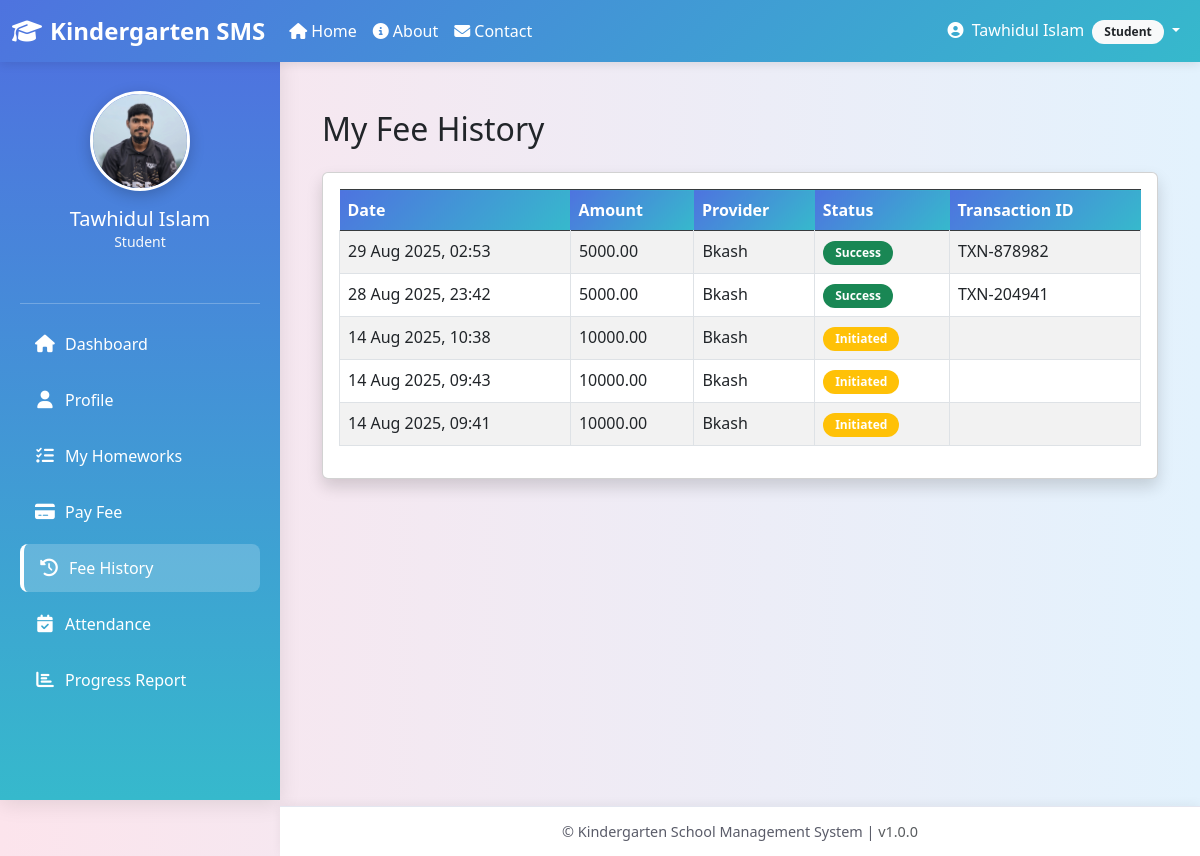
/student_fee-history/ (signed in), run on the app's committed database.
### core/models.py (models this page shows, shortened)
class User(AbstractUser):
    ROLE_CHOICES = (
        ("admin", "Admin"),
        ("teacher", "Teacher"),
        ("student", "Student"),
    )
    role = models.CharField(max_length=10, choices=ROLE_CHOICES)
    def is_student(self):
        return self.role == 'student'

class StudentProfile(models.Model):
    STATUS_CHOICES = (
        ('pending', 'Pending Approval'),
        ('active', 'Active'),
        ('rejected', 'Rejected'),
    )
    user = models.OneToOneField(User, on_delete=models.CASCADE, related_name='student_profile')
    full_name = models.CharField(max_length=128, blank=True)
    class_room = models.ForeignKey(ClassRoom, on_delete=models.SET_NULL, null=True, blank=True)
    date_of_birth = models.DateField(null=True, blank=True)
    address = models.TextField(blank=True)
    phone = models.CharField(max_length=24, blank=True)
    photo = models.ImageField(upload_to='student_photos/', blank=True, null=True)
    guardian_name = models.CharField(max_length=128, blank=True)
    guardian_relation = models.CharField(max_length=64, blank=True)
    guardian_email = models.EmailField(blank=True)
    guardian_phone = models.CharField(max_length=24, blank=True)
    admission_date = models.DateField(default=timezone.now)
    admission_fee_paid = models.BooleanField(default=False)
    status = models.CharField(max_length=16, choices=STATUS_CHOICES, default='pending')
    class Meta:
        verbose_name = "Student Profile"
        verbose_name_plural = "Student Profiles"

class PaymentTransaction(models.Model):
    PROVIDER_CHOICES = (
        ('bkash', 'Bkash'),
        ('nagad', 'Nagad'),
    )
    student = models.ForeignKey(StudentProfile, on_delete=models.CASCADE, null=True, blank=True)
    amount = models.DecimalField(max_digits=10, decimal_places=2)
    provider = models.CharField(max_length=16, choices=PROVIDER_CHOICES)
    status = models.CharField(max_length=16, default='initiated')
    transaction_id = models.CharField(max_length=128, blank=True)
    created_at = models.DateTimeField(auto_now_add=True)

### core/views.py (the view)
# urls.py: path("student_fee-history/", views.student_fee_history, name="student_fee_history"),
@login_required
def student_fee_history(request):
    if not request.user.is_student():
        messages.error(request, "Only students can view fee history.")
        return redirect("dashboard")
    student = request.user.student_profile
    payments = PaymentTransaction.objects.filter(student=student).order_by("-created_at")
    return render(request, "student/fee_history.html", {"payments": payments, "student": student})

### core/templates/student/fee_history.html (shortened to what this page needs)
{% extends "base.html" %}
{% block content %}
<div class="container mt-4">
    <h2 class="mb-4">My Fee History</h2>
    <div class="card shadow">
        <div class="card-body">
            {% if payments %}
                <table class="table table-bordered table-striped">
                    <thead class="table-dark">
                        <tr>
                            <th>Date</th>
                            <th>Amount</th>
                            <th>Provider</th>
                            <th>Status</th>
                            <th>Transaction ID</th>
                        </tr>
                    </thead>
                    <tbody>
                        {% for p in payments %}
                        <tr>
                            <td>{{ p.created_at|date:"d M Y, H:i" }}</td>
                            <td>{{ p.amount }}</td>
                            <td>{{ p.provider|title }}</td>
                            <td>
                                {% if p.status == "success" %}
                                    <span class="badge bg-success">Success</span>
                                {% elif p.status == "failed" %}
                                    <span class="badge bg-danger">Failed</span>
                                {% else %}
                                    <span class="badge bg-warning">{{ p.status|title }}</span>
                                {% endif %}
                            </td>
                            <td>{{ p.transaction_id }}</td>
                        </tr>
                        {% endfor %}
                    </tbody>
                </table>
            {% else %}
                <p class="text-muted">No payment history found.</p>
            {% endif %}
        </div>
    </div>
</div>
{% endblock %}

### core/templates/base.html (shortened to what this page needs)
<!DOCTYPE html>
<html lang="en">
<head>
  <link href="https://cdn.jsdelivr.net/npm/bootstrap@5.3.0/dist/css/bootstrap.min.css" rel="stylesheet"/>
  <link rel="stylesheet" href="https://cdnjs.cloudflare.com/ajax/libs/font-awesome/6.4.0/css/all.min.css"/>
</head>
<body>
  <nav class="navbar navbar-expand-lg">
    <div class="container-fluid">
      <a class="navbar-brand" href="{% url 'homepage' %}">
        <i class="fas fa-graduation-cap me-2"></i>Kindergarten SMS
      </a>
      <div class="collapse navbar-collapse" id="navbarContent">
        <ul class="navbar-nav me-auto">
          <li class="nav-item">
            <a class="nav-link" href="{% url 'homepage' %}">
              <i class="fas fa-home me-1"></i>Home
            </a>
          </li>
          <li class="nav-item">
            <a class="nav-link" href="{% url 'about' %}">
              <i class="fas fa-info-circle me-1"></i>About
            </a>
          </li>
          <li class="nav-item">
            <a class="nav-link" href="{% url 'contact' %}">
              <i class="fas fa-envelope me-1"></i>Contact
            </a>
          </li>
        </ul>
        <ul class="navbar-nav">
          {% if request.user.is_authenticated %}
          <li class="nav-item dropdown">
            <a class="nav-link dropdown-toggle" href="#" id="userDropdown" role="button" data-bs-toggle="dropdown">
              <i class="fas fa-user-circle me-1"></i>
              {{ request.user.get_full_name|default:request.user.username }}
              <span class="badge bg-light text-dark ms-1">{{ request.user.role|title }}</span>
            </a>
          </li>
          {% endif %}
        </ul>
      </div>
    </div>
  </nav>
  {% if request.user.is_authenticated %}
  <div class="sidebar" id="sidebar">
    <div class="profile-section">
      {% if request.user.role == "student" and request.user.student_profile.photo %}
        <img src="{{ request.user.student_profile.photo.url }}" alt="Profile Picture" class="profile_pic" />
      {% elif request.user.role == "teacher" and request.user.teacher_profile.photo %}
        <img src="{{ request.user.teacher_profile.photo.url }}" alt="Profile Picture" class="profile_pic" />
      {% elif request.user.role == "admin" and request.user.admin_profile.photo %}
        <img src="{{ request.user.admin_profile.photo.url }}" alt="Profile Picture" class="profile_pic" />
      {% else %}
        <img src="https://via.placeholder.com/100?text={{ request.user.role|first|upper }}" alt="Profile Picture" class="profile_pic" />
      {% endif %}
      <h5 class="mt-3 mb-0 text-white">{{ request.user.get_full_name|default:request.user.username }}</h5>
      <p class="text-light small mb-3">{{ request.user.role|title }}</p>
    </div>
    <hr class="border-light">
    {% if request.user.role == "student" %}
      <a href="{% url 'dashboard' %}" class="{% if request.resolver_match.url_name == 'dashboard' %}active{% endif %}">
        <i class="fas fa-home"></i>
        <span class="sidebar-text">Dashboard</span>
      </a>
      <a href="{% url 'student_profile' %}" class="{% if request.resolver_match.url_name == 'student_profile' %}active{% endif %}">
        <i class="fas fa-user"></i>
        <span class="sidebar-text">Profile</span>
      </a>
      <a href="{% url 'student_homeworks' %}" class="{% if request.resolver_match.url_name == 'student_homeworks' %}active{% endif %}">
        <i class="fas fa-tasks"></i>
        <span class="sidebar-text">My Homeworks</span>
      </a>
      <a href="{% url 'pay_monthly_fee' %}" class="{% if request.resolver_match.url_name == 'pay_monthly_fee' %}active{% endif %}">
        <i class="fas fa-credit-card"></i>
        <span class="sidebar-text">Pay Fee</span>
      </a>
      <a href="{% url 'student_fee_history' %}" class="{% if request.resolver_match.url_name == 'student_fee_history' %}active{% endif %}">
        <i class="fas fa-history"></i>
        <span class="sidebar-text">Fee History</span>
      </a>
      <a href="#">
        <i class="fas fa-calendar-check"></i>
        <span class="sidebar-text">Attendance</span>
      </a>
      <a href="#">
        <i class="fas fa-chart-bar"></i>
        <span class="sidebar-text">Progress Report</span>
      </a>
    {% endif %}
  </div>
  {% endif %}
  <div class="{% if request.user.is_authenticated %}main-content{% else %}main-content full-width{% endif %}" id="mainContent">
    {% block content %}{% endblock %}
  </div>
  <footer class="{% if not request.user.is_authenticated %}full-width{% endif %}" id="footer">
    &copy; {{ now|date:"Y" }} Kindergarten School Management System |
    <span class="text-muted">v1.0.0</span>
  </footer>
</body>
</html>

### core/templates/base.html (style rules this page uses)
:root { --primary-color: #4e73df; --secondary-color: #f48fb1; --success-color: #1cc88a; --info-color: #36b9cc; --warning-color: #f6c23e; --danger-color: #e74a3b; --light-color: #f8f9fc; --dark-color: #5a5c69; }
body { background: linear-gradient(to right, #fce4ec, #e3f2fd); font-family: "Segoe UI", Tahoma, Geneva, Verdana, sans-serif; margin: 0; padding: 0; min-height: 100vh; }
.navbar { background: linear-gradient(135deg, var(--primary-color) 0%, var(--info-color) 100%) !important; position: fixed; top: 0; left: 0; right: 0; z-index: 1030; box-shadow: 0 2px 10px rgba(0, 0, 0, 0.1); }
.navbar-brand { font-weight: bold; color: #ffffff !important; font-size: 1.5rem; }
.nav-link { color: #fff !important; font-weight: 500; transition: all 0.3s ease; }
.sidebar { background: linear-gradient(180deg, var(--primary-color) 0%, var(--info-color) 100%); box-shadow: 0 4px 20px rgba(0, 0, 0, 0.1); padding: 20px; height: calc(100vh - 56px); position: fixed; top: 56px; left: 0; width: 280px; overflow-y: auto; transition: all 0.3s ease; }
.profile-section { text-align: center; padding: 15px 0; margin-bottom: 20px; }
.profile_pic { width: 100px; height: 100px; border-radius: 50%; object-fit: cover; border: 3px solid #fff; box-shadow: 0 4px 15px rgba(0, 0, 0, 0.2); transition: transform 0.3s ease; }
.sidebar a { display: flex; align-items: center; padding: 12px 15px; color: #fff; text-decoration: none; border-radius: 8px; font-weight: 500; transition: all 0.3s ease; margin-bottom: 8px; }
.sidebar a.active { background-color: rgba(255, 255, 255, 0.2); border-left: 4px solid #fff; }
.sidebar i { width: 20px; text-align: center; margin-right: 10px; font-size: 1.1rem; }
.main-content { margin-top: 56px; margin-left: 280px; padding: 30px; min-height: calc(100vh - 106px); transition: all 0.3s ease; }
footer { position: fixed; bottom: 0; left: 280px; right: 0; height: 50px; background-color: #ffffff; text-align: center; line-height: 50px; font-size: 0.9rem; color: var(--dark-color); border-top: 1px solid #e3e6f0; box-shadow: 0 -2px 10px rgba(0, 0, 0, 0.05); transition: all 0.3s ease; z-index: 1000; }
.badge { border-radius: 20px; padding: 6px 12px; font-weight: 600; }
.table th { background: linear-gradient(135deg, var(--primary-color) 0%, var(--info-color) 100%); color: white; font-weight: 600; border: none; }

### data on the page
User: user.get_full_name "Tawhidul Islam", user.role "Student", user.student_profile.photo (picture)
PaymentTransaction: created_at "29 Aug 2025, 02:53", amount "5000.00", provider "Bkash", status "Success", transaction_id "TXN-878982"
PaymentTransaction: created_at "28 Aug 2025, 23:42", amount "5000.00", provider "Bkash", status "Success", transaction_id "TXN-204941"
PaymentTransaction: created_at "14 Aug 2025, 10:38", amount "10000.00", provider "Bkash", status "Initiated"
PaymentTransaction: created_at "14 Aug 2025, 09:43", amount "10000.00", provider "Bkash", status "Initiated"
PaymentTransaction: created_at "14 Aug 2025, 09:41", amount "10000.00", provider "Bkash", status "Initiated"
